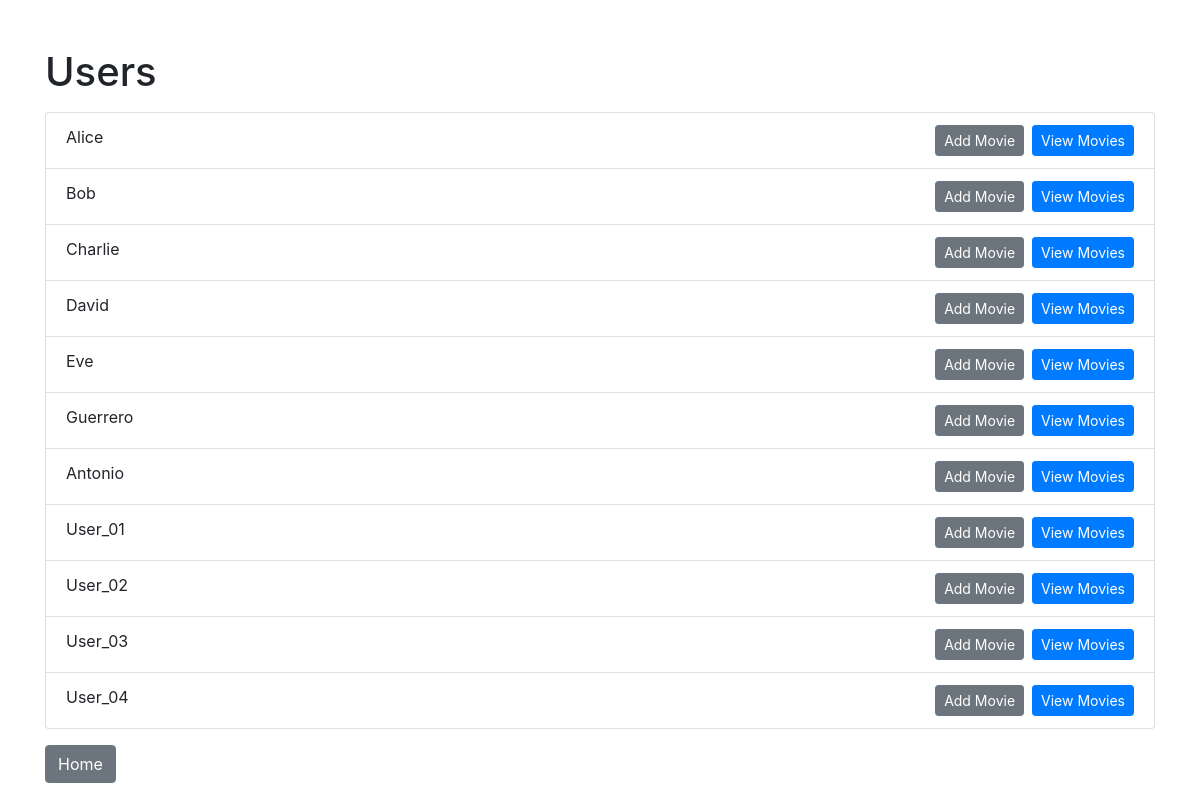
/users, run on an earlier commit of the app's database.
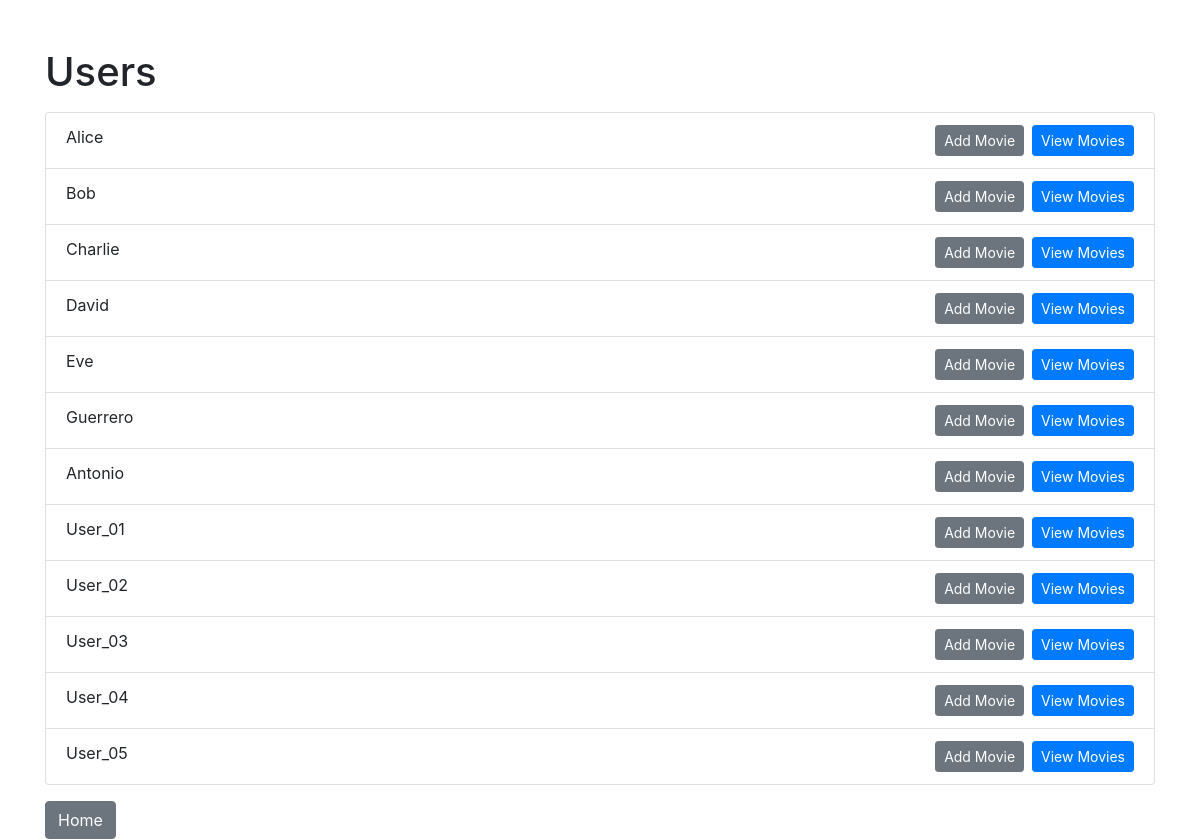
And on a later commit of the database.
### models.py (models this page shows)
class User(db.Model):
    __tablename__ = 'user'
    user_id = db.Column(db.Integer, primary_key=True)
    name = db.Column(db.String(80), unique=True, nullable=False)
    movies = db.relationship('Movie', backref='user', lazy=True)

### app.py (the view)
@app.route('/users')
def list_users():
    users = User.query.all()
    return render_template('users.html', users=users)

### templates/users.html (shortened to what this page needs)
<!DOCTYPE html>
<html lang="en">
<head>
    <link rel="stylesheet" href="https://stackpath.bootstrapcdn.com/bootstrap/4.5.2/css/bootstrap.min.css">
</head>
<body>
    <div class="container">
        <h1 class="mt-5">Users</h1>
        <ul class="list-group mt-3">
            {% for user in users %}
                <li class="list-group-item">
                    {{ user.name }}
                    <a href="{{ url_for('user_movies', user_id=user.user_id) }}" class="btn btn-primary btn-sm float-right">View Movies</a>
                    <a href="{{ url_for('add_movie', user_id=user.user_id) }}" class="btn btn-secondary btn-sm float-right mr-2">Add Movie</a>
                </li>
            {% endfor %}
        </ul>
        <a href="{{ url_for('home') }}" class="btn btn-secondary mt-3">Home</a>
    </div>
</body>
</html>

What changed in the data, as far as the page shows it:
added User: name "User_05"
